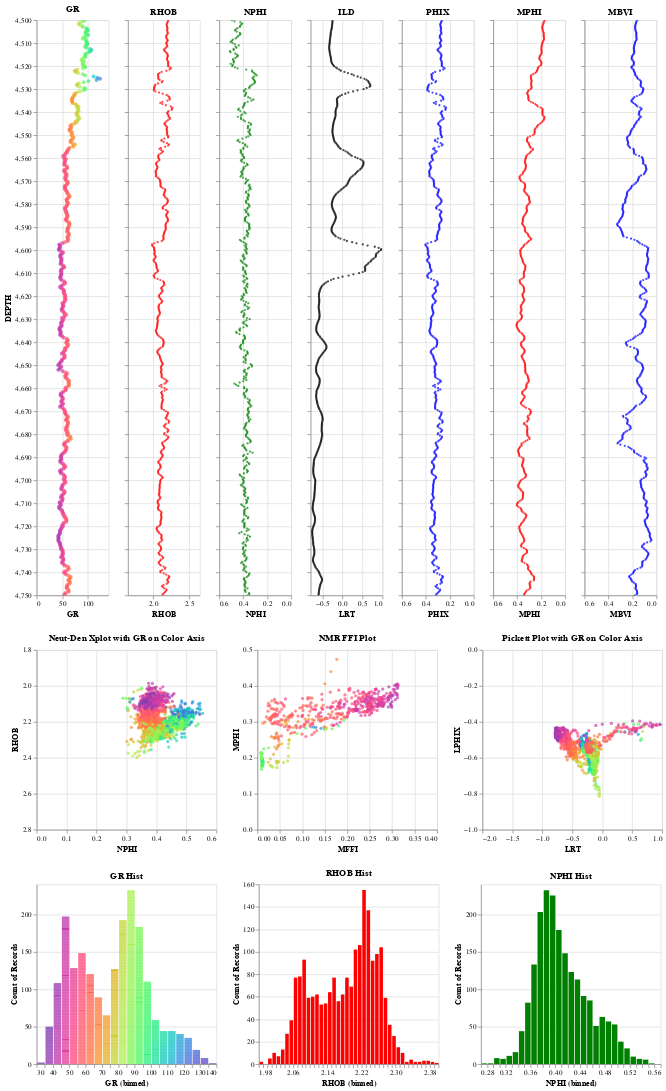

Notebook cell for this chart:
### Markdown cell above
### Define Zone of Interest and Clip data for Depth Plot:

### Code cell
#interval = alt.selection_interval()
#vega.scheme('basic', ['#f00', '#0f0', '#00f', '#ff0', '#f0f', '#0ff']);
interval = alt.selection_interval()

'''
   Define Zone of Interest for the depth plots. Xplots??? Histograms??? 
'''
top    = 4500
bottom = 4750


base=alt.Chart(df).mark_point(clip=True).encode(
    alt.Y('DEPTH:Q',
        scale=alt.Scale(domain=(bottom, top))
    ),
).properties(
    width=100,
    height=800,
    #title='GR',
    selection=interval
)

base2=alt.Chart(df).mark_point(clip=True).encode(
    alt.Y('DEPTH:Q',
        scale=alt.Scale(domain=(bottom, top)), axis=alt.Axis(labels=False),title=''
    ),
).properties(
    width=100,
    height=800,
    title='',
    selection=interval
)




gr = base.mark_circle(clip=True).encode(
    x='GR:Q',  
    #size=('PHIX:Q'),
    color=alt.condition(interval, 'GR:Q', alt.value('lightgray'),scale=alt.Scale(scheme='rainbow'),legend=None),
    #color=alt.condition(selector, 'Well_Name:O', alt.value('lightgray'), legend=None),
    tooltip='GR:Q', 
).properties(
    title='GR',
    selection=interval
)


rhob = base2.mark_circle(clip=True , size=10).encode(
    alt.X('RHOB:Q',
        scale=alt.Scale(domain=(1.65, 2.65))
    ),     
    #x='RHOB:Q',  
    #y=('DEPTH'),
    #y='DEPTH', scale=alt.Scale(domain=[4000, 5000]),
    #alt.Scale(zero=False),
    #y=('DEPTH', scale=alt.Scale(domain=[4000, 5000])),
    

    #size=('PHIX:Q'),
    color=alt.value('red'),
    #color=alt.condition(interval, 'RHOB:Q', alt.value('lightgray'),scale=alt.Scale(scheme='rainbow'),legend=None),
    #color=alt.condition(selector, 'Well_Name:O', alt.value('lightgray'), legend=None),
    tooltip='RHOB:Q', 
).properties(
    title='RHOB',
    selection=interval
)

nphi = base2.mark_circle(clip=True , size=10).encode(
    alt.X('NPHI:Q',
        scale=alt.Scale(domain=(.6, 0))
    ),     
    #y=('DEPTH'),
    color=alt.value('green'),
    #color=alt.condition(interval, 'NPHI:Q', alt.value('lightgray'),scale=alt.Scale(scheme='rainbow'),legend=None),
    tooltip='NPHI:Q', 
).properties(
    title='NPHI',
    selection=interval
)

rt = base2.mark_circle(clip=True , size=10).encode(
    x='LRT:Q',  
    #y=('DEPTH'),
    color=alt.value('black'),
    #color=alt.condition(interval, 'lRt:Q', alt.value('lightgray'),scale=alt.Scale(scheme='rainbow'),legend=None),
    tooltip='ILD:Q', 
).properties(
    title='ILD',
    selection=interval
)

phit = base2.mark_circle(clip=True , size=10).encode(
    alt.X('PHIX:Q',
        scale=alt.Scale(domain=(.6, 0))
    ),    
    color=alt.value('blue'),
    #color=alt.condition(interval, 'lRt:Q', alt.value('lightgray'),scale=alt.Scale(scheme='rainbow'),legend=None),
    tooltip='PHIX:Q', 
).properties(
    title='PHIX',
    selection=interval
)

mbvi = base2.mark_circle(clip=True , size=10).encode(
    alt.X('MBVI:Q',
        scale=alt.Scale(domain=(.6, 0))
    ),    
    color=alt.value('blue'),
    #color=alt.condition(interval, 'lRt:Q', alt.value('lightgray'),scale=alt.Scale(scheme='rainbow'),legend=None),
    tooltip='MBVI:Q', 
).properties(
    title='MBVI',
    selection=interval
)

mphi = base2.mark_circle(clip=True , size=10).encode(
    alt.X('MPHI:Q',
        scale=alt.Scale(domain=(.6, 0))
    ),    
    color=alt.value('red'),
    #color=alt.condition(interval, 'lRt:Q', alt.value('lightgray'),scale=alt.Scale(scheme='rainbow'),legend=None),
    tooltip='MPHI:Q', 
).properties(
    title='MPHI',
    selection=interval
)




ndxplot = base.mark_circle(size=20).encode(
    alt.X('NPHI:Q',
        scale=alt.Scale(domain=(0, 0.6))
    ),    
    alt.Y('RHOB:Q',
        scale=alt.Scale(domain=(2.8, 1.8))
    ),    
    #x='NPHI:Q',  
    #y=('RHOB'),
    color=alt.condition(interval, 'GR:Q', alt.value('lightgray'),scale=alt.Scale(scheme='rainbow'),legend=None),
    tooltip='GR:Q', 
).properties(
    title='Neut-Den Xplot with GR on Color Axis',
    width=250,
    height=250,
    selection=interval
)


nmr = base.mark_circle(size=20).encode(
    alt.X('MFFI:Q',
        scale=alt.Scale(domain=(0, .4))
    ),    
    alt.Y('MPHI:Q',
        scale=alt.Scale(domain=(0, .5))
    ),    
    #x='NPHI:Q',  
    #y=('RHOB'),
    color=alt.condition(interval, 'GR:Q', alt.value('lightgray'),scale=alt.Scale(scheme='rainbow'),legend=None),
    tooltip='GR:Q', 
).properties(
    title='NMR FFI Plot',
    width=250,
    height=250,
    selection=interval
)


pickett = base.mark_circle(size=20).encode(
    alt.X('LRT:Q',
        scale=alt.Scale(domain=(-2, 1))
    ),    
    alt.Y('LPHIX:Q',
        scale=alt.Scale(domain=(-1, 0))
    ),    
    #x='NPHI:Q',  
    #y=('RHOB'),
    color=alt.condition(interval, 'GR:Q', alt.value('lightgray'),scale=alt.Scale(scheme='rainbow'),legend=None),
    tooltip='GR:Q', 
).properties(
    title='Pickett Plot with GR on Color Axis',
    width=250,
    height=250,
    selection=interval
)



grhist = alt.Chart(df).mark_bar().encode(
    alt.X("GR:Q", bin=alt.Bin(maxbins=50)),
    y='count()',
    color=alt.condition(interval, 'GR:Q', alt.value('lightgray'),scale=alt.Scale(scheme='rainbow'),legend=None),    
).properties(
    title='GR Hist',
    width=250,
    height=250,
    selection=interval,
)

rhobhist = alt.Chart(df).mark_bar().encode(
    alt.X("RHOB:Q", bin=alt.Bin(maxbins=50)),
    y='count()',
    color=alt.value('red'),
    #color=alt.condition(interval, 'RHOB:Q', alt.value('lightgray'),scale=alt.Scale(scheme='rainbow'),legend=None),
).properties(
    title='RHOB Hist',
    width=250,
    height=250,
    selection=interval,
)

nphihist = alt.Chart(df).mark_bar().encode(
    alt.X("NPHI:Q", bin=alt.Bin(maxbins=50)),
    y='count()',
    color=alt.value('green'),
    #color=alt.condition(interval, 'NPHI:Q', alt.value('lightgray'),scale=alt.Scale(scheme='rainbow'),legend=None),
).properties(
    title='NPHI Hist',
    width=250,
    height=250,
    selection=interval,
)

depth = gr | rhob | nphi | rt | phit | mphi | mbvi 

xplot = ndxplot | nmr | pickett 

hist =  grhist | rhobhist | nphihist

depth & xplot & hist

### Figure 1 — Vega-Lite specification as saved in the notebook (floating-point values rounded to 4 significant figures; data arrays with more than 128 entries replaced by an {"elided": "..."} marker saying what was removed)
{"config": {"view": {"continuousWidth": 400, "continuousHeight": 300}}, "vconcat": [{"hconcat": [{"mark": {"type": "circle", "clip": true}, "encoding": {"color": {"condition": {"type": "quantitative", "field": "GR", "legend": null, "scale": {"scheme": "rainbow"}, "selection": "selector002"}, "value": "lightgray"}, "tooltip": {"type": "quantitative", "field": "GR"}, "x": {"type": "quantitative", "field": "GR"}, "y": {"type": "quantitative", "field": "DEPTH", "scale": {"domain": [4750, 4500]}}}, "height": 800, "selection": {"selector002": {"type": "interval"}}, "title": "GR", "width": 100}, {"mark": {"type": "circle", "clip": true, "size": 10}, "encoding": {"color": {"value": "red"}, "tooltip": {"type": "quantitative", "field": "RHOB"}, "x": {"type": "quantitative", "field": "RHOB", "scale": {"domain": [1.65, 2.65]}}, "y": {"type": "quantitative", "axis": {"labels": false}, "field": "DEPTH", "scale": {"domain": [4750, 4500]}, "title": ""}}, "height": 800, "selection": {"selector002": {"type": "interval"}}, "title": "RHOB", "width": 100}, {"mark": {"type": "circle", "clip": true, "size": 10}, "encoding": {"color": {"value": "green"}, "tooltip": {"type": "quantitative", "field": "NPHI"}, "x": {"type": "quantitative", "field": "NPHI", "scale": {"domain": [0.6, 0]}}, "y": {"type": "quantitative", "axis": {"labels": false}, "field": "DEPTH", "scale": {"domain": [4750, 4500]}, "title": ""}}, "height": 800, "selection": {"selector002": {"type": "interval"}}, "title": "NPHI", "width": 100}, {"mark": {"type": "circle", "clip": true, "size": 10}, "encoding": {"color": {"value": "black"}, "tooltip": {"type": "quantitative", "field": "ILD"}, "x": {"type": "quantitative", "field": "LRT"}, "y": {"type": "quantitative", "axis": {"labels": false}, "field": "DEPTH", "scale": {"domain": [4750, 4500]}, "title": ""}}, "height": 800, "selection": {"selector002": {"type": "interval"}}, "title": "ILD", "width": 100}, {"mark": {"type": "circle", "clip": true, "size": 10}, "encoding": {"color": {"value": "blue"}, "tooltip": {"type": "quantitative", "field": "PHIX"}, "x": {"type": "quantitative", "field": "PHIX", "scale": {"domain": [0.6, 0]}}, "y": {"type": "quantitative", "axis": {"labels": false}, "field": "DEPTH", "scale": {"domain": [4750, 4500]}, "title": ""}}, "height": 800, "selection": {"selector002": {"type": "interval"}}, "title": "PHIX", "width": 100}, {"mark": {"type": "circle", "clip": true, "size": 10}, "encoding": {"color": {"value": "red"}, "tooltip": {"type": "quantitative", "field": "MPHI"}, "x": {"type": "quantitative", "field": "MPHI", "scale": {"domain": [0.6, 0]}}, "y": {"type": "quantitative", "axis": {"labels": false}, "field": "DEPTH", "scale": {"domain": [4750, 4500]}, "title": ""}}, "height": 800, "selection": {"selector002": {"type": "interval"}}, "title": "MPHI", "width": 100}, {"mark": {"type": "circle", "clip": true, "size": 10}, "encoding": {"color": {"value": "blue"}, "tooltip": {"type": "quantitative", "field": "MBVI"}, "x": {"type": "quantitative", "field": "MBVI", "scale": {"domain": [0.6, 0]}}, "y": {"type": "quantitative", "axis": {"labels": false}, "field": "DEPTH", "scale": {"domain": [4750, 4500]}, "title": ""}}, "height": 800, "selection": {"selector002": {"type": "interval"}}, "title": "MBVI", "width": 100}]}, {"hconcat": [{"mark": {"type": "circle", "size": 20}, "encoding": {"color": {"condition": {"type": "quantitative", "field": "GR", "legend": null, "scale": {"scheme": "rainbow"}, "selection": "selector002"}, "value": "lightgray"}, "tooltip": {"type": "quantitative", "field": "GR"}, "x": {"type": "quantitative", "field": "NPHI", "scale": {"domain": [0, 0.6]}}, "y": {"type": "quantitative", "field": "RHOB", "scale": {"domain": [2.8, 1.8]}}}, "height": 250, "selection": {"selector002": {"type": "interval"}}, "title": "Neut-Den Xplot with GR on Color Axis", "width": 250}, {"mark": {"type": "circle", "size": 20}, "encoding": {"color": {"condition": {"type": "quantitative", "field": "GR", "legend": null, "scale": {"scheme": "rainbow"}, "selection": "selector002"}, "value": "lightgray"}, "tooltip": {"type": "quantitative", "field": "GR"}, "x": {"type": "quantitative", "field": "MFFI", "scale": {"domain": [0, 0.4]}}, "y": {"type": "quantitative", "field": "MPHI", "scale": {"domain": [0, 0.5]}}}, "height": 250, "selection": {"selector002": {"type": "interval"}}, "title": "NMR FFI Plot", "width": 250}, {"mark": {"type": "circle", "size": 20}, "encoding": {"color": {"condition": {"type": "quantitative", "field": "GR", "legend": null, "scale": {"scheme": "rainbow"}, "selection": "selector002"}, "value": "lightgray"}, "tooltip": {"type": "quantitative", "field": "GR"}, "x": {"type": "quantitative", "field": "LRT", "scale": {"domain": [-2, 1]}}, "y": {"type": "quantitative", "field": "LPHIX", "scale": {"domain": [-1, 0]}}}, "height": 250, "selection": {"selector002": {"type": "interval"}}, "title": "Pickett Plot with GR on Color Axis", "width": 250}]}, {"hconcat": [{"mark": "bar", "encoding": {"color": {"condition": {"type": "quantitative", "field": "GR", "legend": null, "scale": {"scheme": "rainbow"}, "selection": "selector002"}, "value": "lightgray"}, "x": {"type": "quantitative", "bin": {"maxbins": 50}, "field": "GR"}, "y": {"type": "quantitative", "aggregate": "count"}}, "height": 250, "selection": {"selector002": {"type": "interval"}}, "title": "GR Hist", "width": 250}, {"mark": "bar", "encoding": {"color": {"value": "red"}, "x": {"type": "quantitative", "bin": {"maxbins": 50}, "field": "RHOB"}, "y": {"type": "quantitative", "aggregate": "count"}}, "height": 250, "selection": {"selector002": {"type": "interval"}}, "title": "RHOB Hist", "width": 250}, {"mark": "bar", "encoding": {"color": {"value": "green"}, "x": {"type": "quantitative", "bin": {"maxbins": 50}, "field": "NPHI"}, "y": {"type": "quantitative", "aggregate": "count"}}, "height": 250, "selection": {"selector002": {"type": "interval"}}, "title": "NPHI Hist", "width": 250}]}], "data": {"name": "data-0cd809425bba8e543777b0a821076939"}, "$schema": "https://vega.github.io/schema/vega-lite/v4.8.1.json", "datasets": {"data-0cd809425bba8e543777b0a821076939": {"elided": "2002 records"}}}
